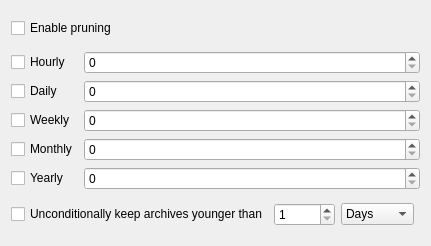
<?xml version="1.0" encoding="UTF-8"?>
<ui version="4.0">
 <class>PruneWidget</class>
 <widget class="QWidget" name="PruneWidget">
  <property name="geometry">
   <rect>
    <x>0</x>
    <y>0</y>
    <width>430</width>
    <height>246</height>
   </rect>
  </property>
  <property name="windowTitle">
   <string>Form</string>
  </property>
  <layout class="QGridLayout" name="gridLayout_2">
   <item row="1" column="0" colspan="3">
    <layout class="QGridLayout" name="gridLayout">
     <item row="3" column="0">
      <widget class="QCheckBox" name="prune_monthly_enable">
       <property name="text">
        <string>Monthly</string>
       </property>
      </widget>
     </item>
     <item row="4" column="0">
      <widget class="QCheckBox" name="prune_yearly_enable">
       <property name="text">
        <string>Yearly</string>
       </property>
      </widget>
     </item>
     <item row="0" column="0">
      <widget class="QCheckBox" name="prune_hourly_enable">
       <property name="text">
        <string>Hourly</string>
       </property>
      </widget>
     </item>
     <item row="1" column="0">
      <widget class="QCheckBox" name="prune_daily_enable">
       <property name="text">
        <string>Daily</string>
       </property>
      </widget>
     </item>
     <item row="2" column="1">
      <widget class="QSpinBox" name="prune_weekly_narchives">
       <property name="sizePolicy">
        <sizepolicy hsizetype="Expanding" vsizetype="Fixed">
         <horstretch>0</horstretch>
         <verstretch>0</verstretch>
        </sizepolicy>
       </property>
      </widget>
     </item>
     <item row="3" column="1">
      <widget class="QSpinBox" name="prune_monthly_narchives">
       <property name="sizePolicy">
        <sizepolicy hsizetype="Expanding" vsizetype="Fixed">
         <horstretch>0</horstretch>
         <verstretch>0</verstretch>
        </sizepolicy>
       </property>
      </widget>
     </item>
     <item row="2" column="0">
      <widget class="QCheckBox" name="prune_weekly_enable">
       <property name="text">
        <string>Weekly</string>
       </property>
      </widget>
     </item>
     <item row="4" column="1">
      <widget class="QSpinBox" name="prune_yearly_narchives">
       <property name="sizePolicy">
        <sizepolicy hsizetype="Expanding" vsizetype="Fixed">
         <horstretch>0</horstretch>
         <verstretch>0</verstretch>
        </sizepolicy>
       </property>
      </widget>
     </item>
     <item row="1" column="1">
      <widget class="QSpinBox" name="prune_daily_narchives">
       <property name="sizePolicy">
        <sizepolicy hsizetype="Expanding" vsizetype="Fixed">
         <horstretch>0</horstretch>
         <verstretch>0</verstretch>
        </sizepolicy>
       </property>
      </widget>
     </item>
     <item row="0" column="1">
      <widget class="QSpinBox" name="prune_hourly_narchives">
       <property name="sizePolicy">
        <sizepolicy hsizetype="Expanding" vsizetype="Fixed">
         <horstretch>0</horstretch>
         <verstretch>0</verstretch>
        </sizepolicy>
       </property>
      </widget>
     </item>
    </layout>
   </item>
   <item row="2" column="0">
    <widget class="QCheckBox" name="prune_keep_within_enable">
     <property name="text">
      <string>Unconditionally keep archives younger than</string>
     </property>
    </widget>
   </item>
   <item row="2" column="1">
    <layout class="QHBoxLayout" name="horizontalLayout_3">
     <item>
      <widget class="QSpinBox" name="prune_keep_within_amount">
       <property name="minimum">
        <number>1</number>
       </property>
       <property name="maximum">
        <number>10000</number>
       </property>
      </widget>
     </item>
     <item>
      <widget class="QComboBox" name="prune_keep_within_unit">
       <property name="currentIndex">
        <number>2</number>
       </property>
       <item>
        <property name="text">
         <string>Minutes</string>
        </property>
       </item>
       <item>
        <property name="text">
         <string>Hours</string>
        </property>
       </item>
       <item>
        <property name="text">
         <string>Days</string>
        </property>
       </item>
       <item>
        <property name="text">
         <string>Weeks</string>
        </property>
       </item>
       <item>
        <property name="text">
         <string>Months</string>
        </property>
       </item>
       <item>
        <property name="text">
         <string>Years</string>
        </property>
       </item>
      </widget>
     </item>
    </layout>
   </item>
   <item row="2" column="2">
    <spacer name="horizontalSpacer_2">
     <property name="orientation">
      <enum>Qt::Horizontal</enum>
     </property>
     <property name="sizeHint" stdset="0">
      <size>
       <width>17</width>
       <height>20</height>
      </size>
     </property>
    </spacer>
   </item>
   <item row="0" column="0" colspan="2">
    <widget class="QCheckBox" name="prune_enable">
     <property name="text">
      <string>Enable pruning</string>
     </property>
    </widget>
   </item>
  </layout>
 </widget>
 <resources/>
 <connections/>
</ui>
